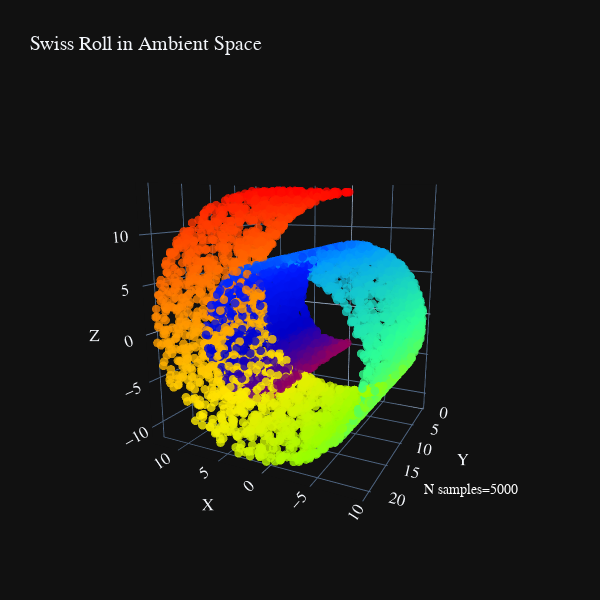

Notebook cell for this chart:
### Code cell
swiss_5k = SwissRoll.generate(n_samples=n_samples, noise=0.0)
swiss_5k.plot(width=600, height=600)

### Figure 1 — Plotly figure (JSON) as saved in the notebook; plotly's stock layout.template omitted (floating-point values rounded to 4 significant figures; data arrays with more than 128 entries replaced by an {"elided": "..."} marker saying what was removed)
{"data": [{"marker": {"color": {"elided": "5000 float values"}, "colorscale": [[0, "rgb(150,0,90)"], [0.125, "rgb(0,0,200)"], [0.25, "rgb(0,25,255)"], [0.375, "rgb(0,152,255)"], [0.5, "rgb(44,255,150)"], [0.625, "rgb(151,255,0)"], [0.75, "rgb(255,234,0)"], [0.875, "rgb(255,111,0)"], [1, "rgb(255,0,0)"]], "opacity": 0.8, "size": 3}, "mode": "markers", "scene": "scene", "type": "scatter3d", "x": {"elided": "5000 float values"}, "y": {"elided": "5000 float values"}, "z": {"elided": "5000 float values"}}], "layout": {"annotations": [{"font": {"color": "white"}, "showarrow": false, "text": "N samples=5000", "x": 1, "xref": "paper", "y": 0.05, "yref": "paper"}], "font": {"family": "Courier New, monospace", "size": 14}, "height": 600, "scene": {"camera": {"eye": {"x": -1, "y": 2, "z": 0.5}}, "domain": {"x": [0, 1], "y": [0, 1]}, "xaxis": {"title": {"text": "X"}}, "yaxis": {"title": {"text": "Y"}}, "zaxis": {"title": {"text": "Z"}}}, "title": {"text": "Swiss Roll in Ambient Space"}, "width": 600, "xaxis": {"tickfont": {"size": 10}, "title": {"font": {"size": 12}, "text": "x"}}, "yaxis": {"tickfont": {"size": 10}, "title": {"font": {"size": 12}, "text": "y"}}}}
